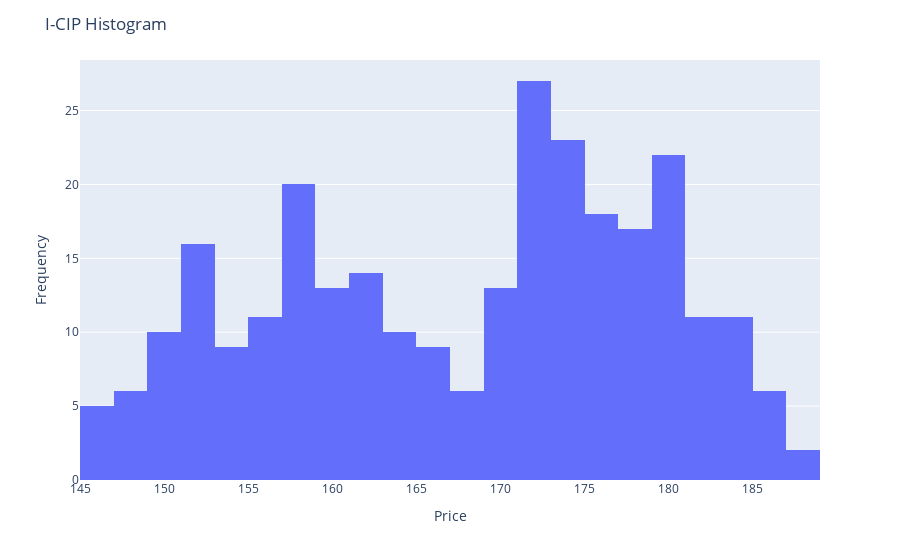

The notebook cell saved with this chart:
### Code cell
# Create histogram
fig = px.histogram(price_df, x='I-CIP', nbins=30) #changing the number of bins makes the curve clearer, 10, 20 were also used

# Update layout
fig.update_layout(
    title='I-CIP Histogram',
    xaxis_title='Price',
    yaxis_title='Frequency'
)

# Show plot
fig.show()

### Figure 1 — Plotly figure (JSON) as saved in the notebook; plotly's stock layout.template omitted (floating-point values rounded to 4 significant figures; data arrays with more than 128 entries replaced by an {"elided": "..."} marker saying what was removed)
{"data": [{"alignmentgroup": "True", "bingroup": "x", "hovertemplate": "I-CIP=%{x}<br>count=%{y}<extra></extra>", "legendgroup": "", "marker": {"color": "#636efa", "pattern": {"shape": ""}}, "name": "", "nbinsx": 30, "offsetgroup": "", "orientation": "v", "showlegend": false, "type": "histogram", "x": {"elided": "279 float values"}, "xaxis": "x", "yaxis": "y"}], "layout": {"barmode": "relative", "legend": {"tracegroupgap": 0}, "margin": {"t": 60}, "title": {"text": "I-CIP Histogram"}, "xaxis": {"anchor": "y", "domain": [0, 1], "title": {"text": "Price"}}, "yaxis": {"anchor": "x", "domain": [0, 1], "title": {"text": "Frequency"}}}}
